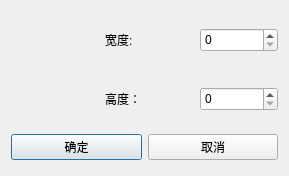
<?xml version="1.0" encoding="UTF-8"?>
<ui version="4.0">
 <class>DialogResize</class>
 <widget class="QDialog" name="DialogResize">
  <property name="geometry">
   <rect>
    <x>0</x>
    <y>0</y>
    <width>289</width>
    <height>176</height>
   </rect>
  </property>
  <property name="windowTitle">
   <string>Dialog</string>
  </property>
  <layout class="QVBoxLayout" name="verticalLayout">
   <item>
    <layout class="QHBoxLayout" name="horizontalLayout">
     <property name="spacing">
      <number>16</number>
     </property>
     <item>
      <widget class="QLabel" name="labelWidth">
       <property name="minimumSize">
        <size>
         <width>48</width>
         <height>48</height>
        </size>
       </property>
       <property name="text">
        <string/>
       </property>
       <property name="scaledContents">
        <bool>false</bool>
       </property>
       <property name="alignment">
        <set>Qt::AlignCenter</set>
       </property>
       <property name="wordWrap">
        <bool>false</bool>
       </property>
      </widget>
     </item>
     <item>
      <widget class="QLabel" name="label">
       <property name="text">
        <string>宽度:</string>
       </property>
      </widget>
     </item>
     <item>
      <widget class="QUnitSpinBox" name="spinBoxWidth">
       <property name="minimumSize">
        <size>
         <width>0</width>
         <height>24</height>
        </size>
       </property>
       <property name="maximumSize">
        <size>
         <width>96</width>
         <height>16777215</height>
        </size>
       </property>
       <property name="maximum">
        <number>1000</number>
       </property>
      </widget>
     </item>
    </layout>
   </item>
   <item>
    <layout class="QHBoxLayout" name="horizontalLayout_2">
     <property name="spacing">
      <number>16</number>
     </property>
     <item>
      <widget class="QLabel" name="labelHeight">
       <property name="minimumSize">
        <size>
         <width>48</width>
         <height>48</height>
        </size>
       </property>
       <property name="baseSize">
        <size>
         <width>0</width>
         <height>0</height>
        </size>
       </property>
       <property name="text">
        <string/>
       </property>
       <property name="scaledContents">
        <bool>false</bool>
       </property>
       <property name="alignment">
        <set>Qt::AlignCenter</set>
       </property>
      </widget>
     </item>
     <item>
      <widget class="QLabel" name="label_2">
       <property name="text">
        <string>高度：</string>
       </property>
      </widget>
     </item>
     <item>
      <widget class="QUnitSpinBox" name="spinBoxHeitght">
       <property name="minimumSize">
        <size>
         <width>0</width>
         <height>24</height>
        </size>
       </property>
       <property name="maximumSize">
        <size>
         <width>96</width>
         <height>16777215</height>
        </size>
       </property>
       <property name="maximum">
        <number>1000</number>
       </property>
      </widget>
     </item>
    </layout>
   </item>
   <item>
    <layout class="QHBoxLayout" name="horizontalLayout_3">
     <item>
      <widget class="QPushButton" name="btnOK">
       <property name="text">
        <string>确定</string>
       </property>
      </widget>
     </item>
     <item>
      <widget class="QPushButton" name="btnCancel">
       <property name="text">
        <string>取消</string>
       </property>
      </widget>
     </item>
    </layout>
   </item>
  </layout>
 </widget>
 <customwidgets>
  <customwidget>
   <class>QUnitSpinBox</class>
   <extends>QSpinBox</extends>
   <header location="global">qunitspinbox.h</header>
  </customwidget>
 </customwidgets>
 <resources/>
 <connections>
  <connection>
   <sender>btnOK</sender>
   <signal>clicked()</signal>
   <receiver>DialogResize</receiver>
   <slot>accept()</slot>
   <hints>
    <hint type="sourcelabel">
     <x>109</x>
     <y>261</y>
    </hint>
    <hint type="destinationlabel">
     <x>199</x>
     <y>149</y>
    </hint>
   </hints>
  </connection>
  <connection>
   <sender>btnCancel</sender>
   <signal>clicked()</signal>
   <receiver>DialogResize</receiver>
   <slot>reject()</slot>
   <hints>
    <hint type="sourcelabel">
     <x>279</x>
     <y>261</y>
    </hint>
    <hint type="destinationlabel">
     <x>199</x>
     <y>149</y>
    </hint>
   </hints>
  </connection>
 </connections>
</ui>
